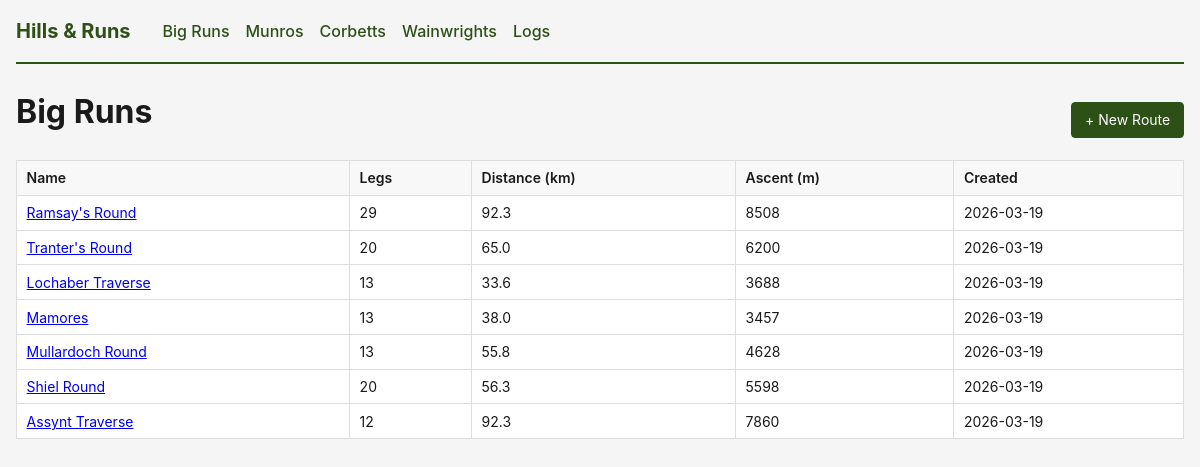
Page /bigruns/ on the earlier database version.
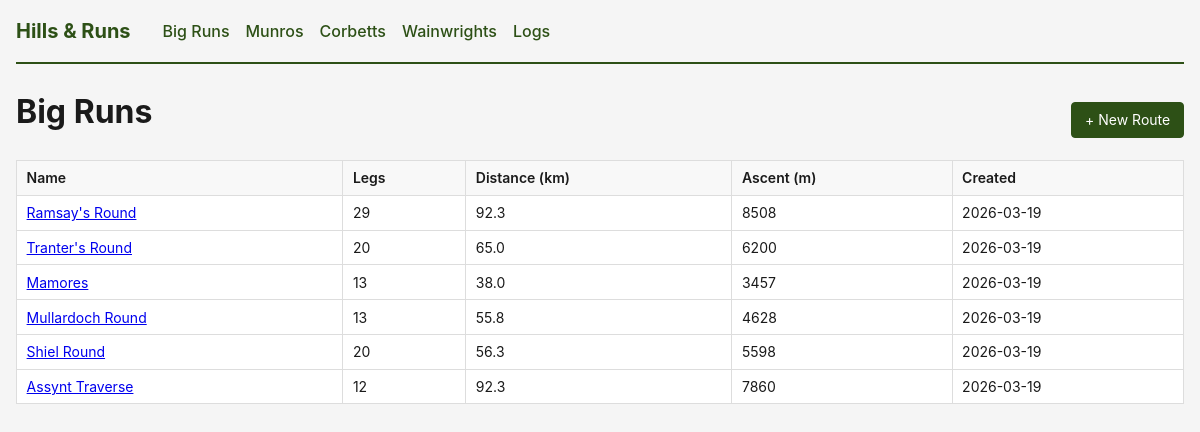
Same page on the later database version.
### walks/models.py (models this page shows)
class Route(db.Model):
    __tablename__ = 'routes'
    id = db.Column(db.Integer, primary_key=True)
    name = db.Column(db.Text, nullable=False)
    latitude = db.Column(db.Float, default=56.8)
    longitude = db.Column(db.Float, default=-5.1)
    start_time = db.Column(db.Text, default='06:00')
    start_date = db.Column(db.Text, default='2026-06-01')
    notes = db.Column(db.Text, default='')
    created_at = db.Column(db.DateTime, server_default=func.now())
    legs = db.relationship('Leg', backref='route', cascade='all, delete-orphan',
                           order_by='Leg.leg_num')
    pace_tiers = db.relationship('PaceTier', backref='route', cascade='all, delete-orphan')
    time_overrides = db.relationship('TimeOverride', backref='route', cascade='all, delete-orphan')
    attempts = db.relationship('Attempt', backref='route', cascade='all, delete-orphan',
                               order_by='Attempt.date.desc()')

### walks/routes.py (the view)
@bp.route('/')
def route_list() -> str:
    routes = (
        db.session.query(
            Route,
            func.count(Leg.id).label('leg_count'),
            func.coalesce(func.sum(Leg.distance_km), 0).label('total_distance'),
            func.coalesce(func.sum(Leg.ascent_m), 0).label('total_ascent'),
            func.coalesce(func.sum(Leg.descent_m), 0).label('total_descent'),
        )
        .outerjoin(Leg)
        .group_by(Route.id)
        .order_by(Route.created_at.desc())
        .all()
    )
    route_rows = []
    for route, leg_count, total_distance, total_ascent, total_descent in routes:
        route_rows.append({
            'id': route.id,
            'name': route.name,
            'latitude': route.latitude,
            'longitude': route.longitude,
            'start_time': route.start_time,
            'start_date': route.start_date,
            'created_at': route.created_at,
            'leg_count': leg_count,
            'total_distance': total_distance,
            'total_ascent': total_ascent,
            'total_descent': total_descent,
        })
    return render_template('walks/list.html', routes=route_rows)

### walks/templates/walks/list.html (shortened to what this page needs)
{% extends "base.html" %}
{% block content %}
<div class="page-header">
    <h1>Big Runs</h1>
    <a href="{{ url_for('walks.route_new') }}" class="btn btn-primary">+ New Route</a>
</div>
{% if routes %}
<table>
    <thead>
        <tr>
            <th>Name</th>
            <th>Legs</th>
            <th>Distance (km)</th>
            <th>Ascent (m)</th>
            <th>Created</th>
        </tr>
    </thead>
    <tbody>
        {% for r in routes %}
        <tr>
            <td><a href="{{ url_for('walks.route_detail', route_id=r.id) }}">{{ r.name }}</a></td>
            <td>{{ r.leg_count }}</td>
            <td>{{ '%.1f' | format(r.total_distance) }}</td>
            <td>{{ '%.0f' | format(r.total_ascent) }}</td>
            <td>{{ r.created_at.strftime('%Y-%m-%d') if r.created_at else '' }}</td>
        </tr>
        {% endfor %}
    </tbody>
</table>
{% else %}
<p>No routes yet. <a href="{{ url_for('walks.route_new') }}">Create one</a>.</p>
{% endif %}
{% endblock %}

Differences in the rows shown:
removed Route: name "Lochaber Traverse", leg_count "13", total_distance "33.6", total_ascent "3688", created_at "2026-03-19"
